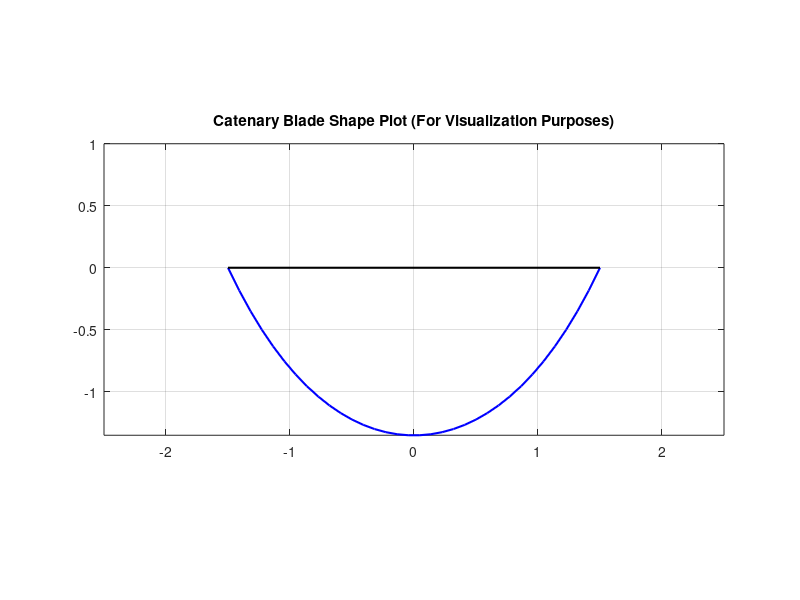

The MATLAB script that drew this image: (Note: this script raises an error after producing the figure.)
clear
close all
clc
% Variables that can be changed
% The values are in imperial units from my understanding
Chord_Lengths = [0.0762, 0.0762, 3]; % chord lengths in inches
bladeName = 'NREL_5MW'; % Change this to match your blade name
numberBlades = '3';
H = 1.5; % Half the height of the shaft (non-varying parameter)
N1 = 34; % Number of airfoil segments used to approximate the blade
S = 0.5; % Value that you scale TAxis by
z = linspace(0,2*H,N1)';
AR = 1.11; % Aspect Ratio...This value is eqaul to H/R; (Current is 1.11)
R_true = H/AR;
% End of Variables that can be changed

space = ' ';
z1 = linspace(-H,H,N1)';

N2 = 7000;
aa = linspace(0.01,5,N2);
R_approx = -aa + aa.*cosh(H./aa);
R = interp1(R_approx,R_approx,R_true,'nearest');
for j = 1:N2
    if (R_approx(j) == R)
        a = aa(j);
    end
end
% The equation below is for visualization purposes
% The equation we will export must be shifted and flipped due to the way
% that Qblade takes in data
y_viz = a*cosh(z1/a) - a*cosh(H/a);
y_calc = -a*cosh(z/a - H/a) + a*cosh(H/a); % use this for calculations in Qblade
figure
plot(z1,y_viz,'b','LineWidth',1.5)
hold on
plot([-H H],[0 0],'k','LineWidth',1.5)
hold off
title('Catenary Blade Shape Plot (For Visualization Purposes)')
grid on
axis equal
axis([-(H+1) (H+1) -inf 1])
%maximum value occurs -a + a cosh(H/a)
Twist = num2str(zeros(N1,1));
Circ = num2str(zeros(N1,1));
Height = num2str(0.3048*z);
Radius = num2str(0.3048*y_calc);
TAxis = num2str(S*ones(N1,1));

Chord = ones(N1,1);

Chord(1:5) = Chord_Lengths(1)*Chord(1:5);
Chord(6:29) = Chord_Lengths(2)*Chord(6:29);
Chord(30:34) = Chord_Lengths(1)*Chord(30:34);
%Chord(5:10) = Chord_Lengths(2)*Chord(5:10);
%Chord(11:15) = Chord_Lengths(3)*Chord(11:15);

% In between the line above and the line below, make assignments like
% the one made in the line above in order to create the chord lengths you
% want
% I reallty only need to go halfway through the chord..i.e. to N1/2
% Then I can just reverse everything on the way back
Chord = num2str(Chord);
%for i = 1:N1
%T(i,:) = {Height(i),Chord(i),Twist(i),1,1,TAxis(i),'dog'};
%end
T1 = 'HEIGHT [m]'; % This used to read "POS [m]"
T2 = 'CHORD [m]';
T3 = 'RADIUS [m]'; % delete these if this idea does not work
T4 = 'TWIST [deg]';
T5 = 'CIRC [deg]';
T6 = 'TAXIS [-]';
%T7 = 'POLAR_FILE';

s1 = '----------------------------------------QBlade Blade Definition File------------------------------------------------';
s2 = '----------------------------------------Object Name-----------------------------------------------------------------';
s3 = '----------------------------------------Parameters------------------------------------------------------------------';
s4 = '----------------------------------------Blade Data------------------------------------------------------------------';

k = zeros(2,1);
timeSpec = 'Time : %s\n';
Time = datetime('now','TimeZone','local','Format','HH:mm:ss');
dateSpec = 'Date : %s\n';
Date = datetime('now','TimeZone','local','Format','dd.MM.yyyy');
%formatSpec = '%.5f';

% Name your Blade File Below
fid = fopen('C:\Users\zipza\Documents\SPCode\QbladeInputFiles\BladeFile.txt','w');

fprintf(fid,s1);
fprintf(fid,'\n');
fprintf(fid,'Generated with : QBlade CE v 2.0.4.8_alpha windows\n');
fprintf(fid,'Archive Format: 310002\n');
fprintf(fid,timeSpec,Time);
fprintf(fid,dateSpec,Date);
fprintf(fid,'\n');
fprintf(fid,s2);
fprintf(fid,'\n');
fprintf(fid,bladeName);
for j = 1:(41 - length(bladeName))
    fprintf(fid,space);
end
fprintf(fid,'OBJECTNAME');
for j = 1:9
    fprintf(fid,space);
end
fprintf('- the name of the blade object\n');
fprintf(fid,'\n');
fprintf(fid,s3);
fprintf(fid,'\n');
fprintf(fid,'VAWT');
for j = 1:37
    fprintf(fid,space);
end
fprintf(fid,'ROTORTYPE');
for j = 1:10
    fprintf(fid,space);
end
fprintf(fid,'- the rotor type\n');
fprintf(fid,numberBlades);
for j = 1:40
    fprintf(fid,space);
end
fprintf(fid,'NUMBLADES');
for j = 1:10
    fprintf(fid,space);
end
fprintf(fid,'- number of blades\n');
fprintf(fid,s4);
fprintf(fid,'\n');
fprintf(fid,T1);
for j = 1:(20-length(T1))
    fprintf(fid,space);
end
fprintf(fid,T2);
% spacings of 20
for j = 1:(20-length(T2))
    fprintf(fid,space);
end
fprintf(fid,T3);
for j = 1:(20-length(T3))
    fprintf(fid,space);
end
fprintf(fid,T4);
for j = 1:(20-length(T4))
    fprintf(fid,space);
end
fprintf(fid,T5);
for j = 1:(20-length(T5))
    fprintf(fid,space);
end
fprintf(fid,T6);
for j = 1:(20-length(T6))
    fprintf(fid,space);
end
%fprintf(fid,T7);
fprintf(fid,'\n');
for j = 1:N1
    fprintf(fid,Height(j,:));
    for i = 1:(20-length(Height(j,:)))
        fprintf(fid,space);
    end
    fprintf(fid,Chord(j,:));
    for i = 1:(20-length(Chord(j,:)))
        fprintf(fid,space);
    end
    fprintf(fid,Radius(j,:));
    for i = 1:(20-length(Radius(j,:)))
        fprintf(fid,space);
    end
    fprintf(fid,Twist(j,:));
    for i = 1:(20-length(Twist(j,:)))
        fprintf(fid,space);
    end
    fprintf(fid,Circ(j,:));
    for i = 1:(20-length(Circ(j,:)))
        fprintf(fid,space);
    end
    fprintf(fid,TAxis(j,:));
    for i = 1:(20-length(TAxis(j,:)))
        fprintf(fid,space);
    end
    %fprintf(fid,'s'); % Replace with polar file later (also, turn it into a for loop)
    fprintf(fid,'\n');
end
% I have removed the need for a polar file, but i can add it back in if it
% becomes necessary